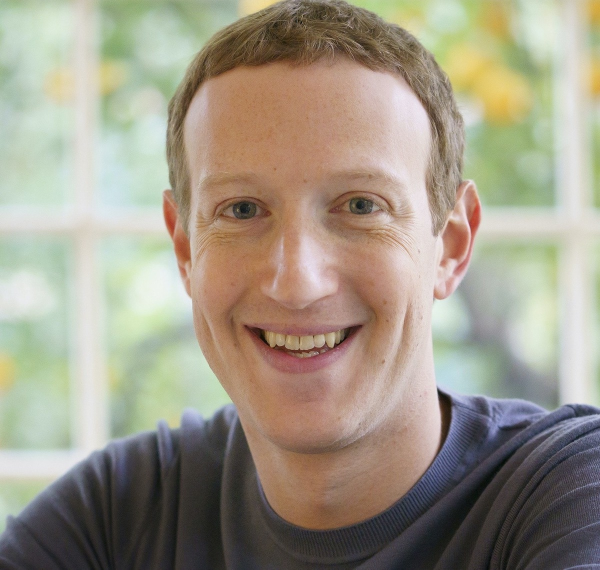
#> input picture Mark-Zuckerberg.jpg, 1200 x 1139 px (shown at 1/2 size)
$ python learn_all.py
#> lines starting #> are read from the running program, lines starting #| are printed output that depends on the picture
import cv2

img = cv2.imread('Mark-Zuckerberg.jpg')
#> img is the input picture: shape (1139, 1200, 3); mean B, G, R 135.8, 152.3, 159.3
resize_image = cv2.resize(img,(300,300))
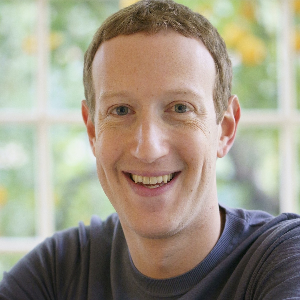
#> resize_image: shape (300, 300, 3); mean B, G, R 135.7, 152.2, 159.2

cv2.imshow("Window", resize_image)
cv2.waitKey('q')

$ run again, with Apple.jpg copied over Mark-Zuckerberg.jpg
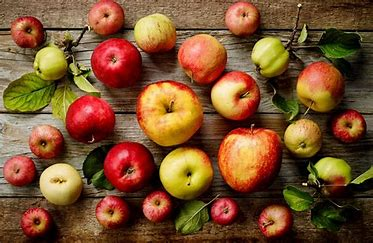
#> input picture Apple.jpg, 373 x 243 px
#> img is the input picture: shape (243, 373, 3); mean B, G, R 46, 80.7, 122.1
#> `resize_image = cv2.resize(img,(300,300))`:
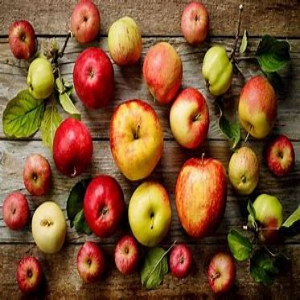
#> resize_image: shape (300, 300, 3); mean B, G, R 45.9, 80.6, 122
